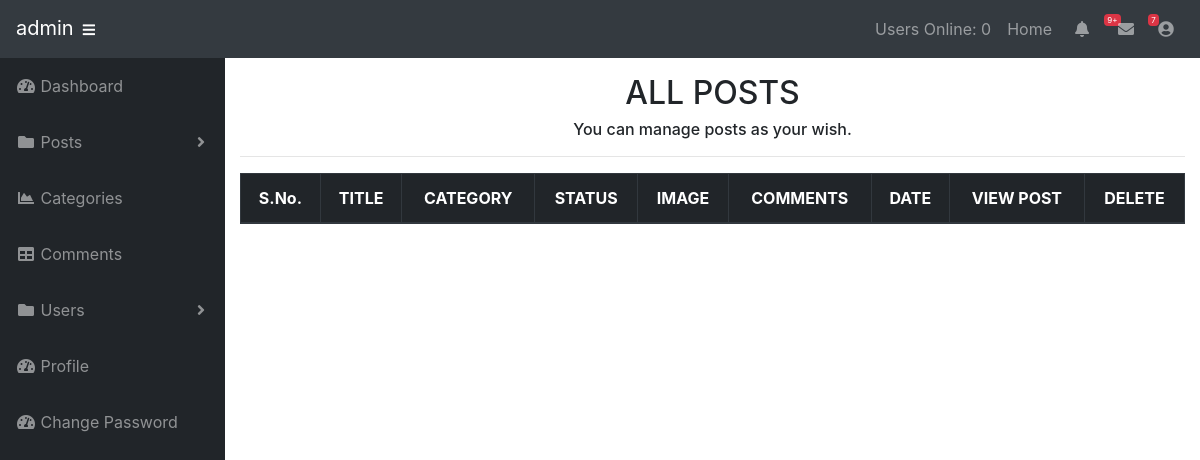
Page /admin/posts.php (signed in) on the earlier database version.
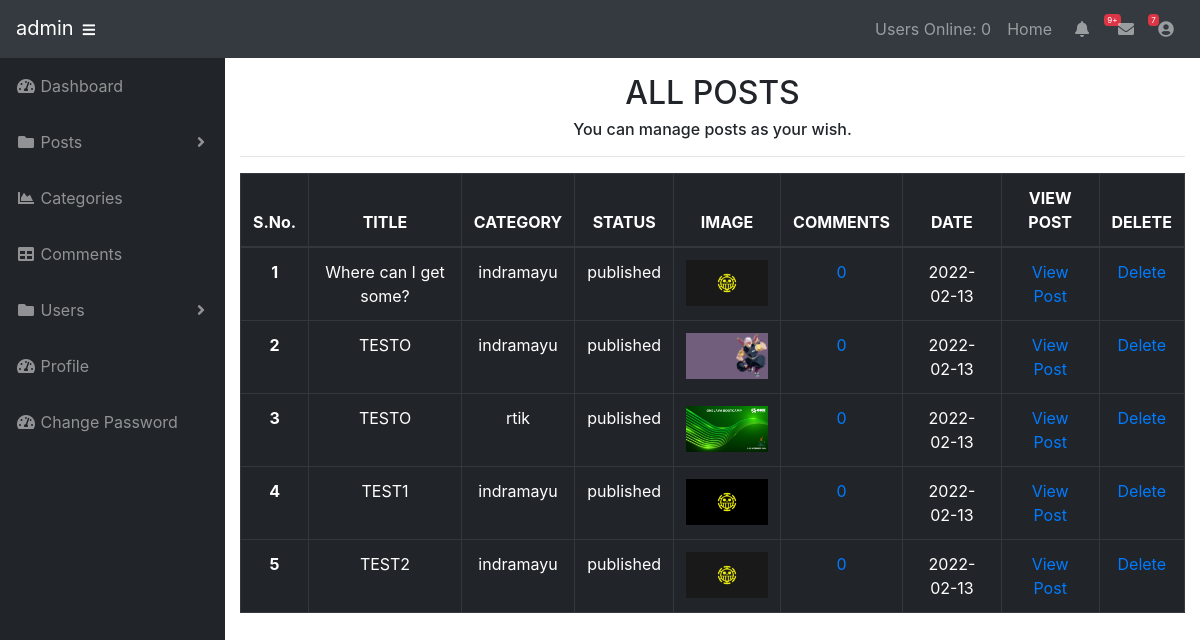
Same page on the later database version.
### tables this page shows
CREATE TABLE `posts` (
  `post_id` int(3) NOT NULL,
  `post_category_id` int(3) NOT NULL,
  `post_title` varchar(255) NOT NULL,
  `post_user` varchar(255) NOT NULL,
  `post_date` date NOT NULL,
  `post_image` text NOT NULL,
  `post_content` text NOT NULL,
  `post_tags` varchar(255) NOT NULL,
  `post_comment_count` int(11) NOT NULL,
  `post_status` varchar(255) NOT NULL DEFAULT 'draft',
  `post_views_count` int(11) NOT NULL
);

CREATE TABLE `categories` (
  `cat_id` int(3) NOT NULL,
  `cat_title` varchar(255) NOT NULL,
  `cat_creator` varchar(20) NOT NULL,
  `cat_user` varchar(2000) NOT NULL
);

### admin/functions.php (called while the page is built, shortened)
<?php
function imagePlaceholder($image=''){
    if(!$image){
        return 'nopost.jpg';
    }
    else{
        return $image;
    }
}
function users_online() {
    global $connection;
    $session = session_id();
    $time = time();
    $time_out_in_seconds = 60;
    $time_out = $time - $time_out_in_seconds;
    $query = "SELECT * FROM users_online WHERE session = '$session'";
    $send_query = mysqli_query($connection, $query);
    $count = mysqli_num_rows($send_query);
        if($count == NULL) {
        mysqli_query($connection, "INSERT INTO users_online(session, time) VALUES('$session','$time')");
        } else {
        mysqli_query($connection, "UPDATE users_online SET time = '$time' WHERE session = '$session'");
        }
    $users_online_query =  mysqli_query($connection, "SELECT * FROM users_online WHERE time > '$time_out'");
    return $count_user = mysqli_num_rows($users_online_query);
}
?>

### admin/includes/view_all_posts.php (the view, shortened to what this page needs)
<div class="text-center">
    <h2>ALL POSTS</h2>
    <h6>You can manage posts as your wish.</h6>
    <hr>
    <table class="table table-hover table-dark table-bordered">
        <thead>
            <tr>
              <th scope="col">S.No.</th>
              <th scope="col">TITLE</th>
              <th scope="col">CATEGORY</th>
              <th scope="col">STATUS</th>
              <th scope="col">IMAGE</th>
              <th scope="col">COMMENTS</th>
              <th scope="col">DATE</th>
              <th scope="col">VIEW POST</th>
              <th scope="col">DELETE</th>
            </tr>
        </thead>
        <tbody>
        <?php
            $serial=0;
            $query = "SELECT * FROM posts";
            $select_all_posts_query = mysqli_query($connection,$query);
            while($row = mysqli_fetch_assoc($select_all_posts_query)){
               $post_id = $row['post_id'];
               $post_title = $row['post_title'];
               $post_category_id = $row['post_category_id'];
               $post_status = $row['post_status'];
               $post_image = $row['post_image'];
               $post_date = $row['post_date'];
              echo "<tr>";
              $serial=$serial+1;
              echo "<th scope='row'>$serial</th>";
              echo "<td>$post_title</td>";
              $query = "SELECT * FROM categories WHERE cat_id = {$post_category_id}";
              $select_categories_id = mysqli_query($connection,$query);
              while($row = mysqli_fetch_assoc($select_categories_id)){
              $cat_title = $row['cat_title'];
              echo "<td>$cat_title</td>";
              }
              echo "<td>$post_status</td>";
              $image = imagePlaceholder($post_image);
              echo "<td><img width='100' class='img-fluid' src='../images/$image' alt='img'></td>";
              $query = "SELECT * FROM comments WHERE comment_post_id = {$post_id}";
              $send_comment_query = mysqli_query($connection,$query);
              $count_comment = mysqli_num_rows($send_comment_query);
              echo "<td><a href='post_comment.php?id={$post_id}'>$count_comment</a></td>";
              echo "<td>$post_date</td>";
              echo "<td><a href='../post.php?p_id={$post_id}'>View Post</a></td>";
              echo "<td><a onClick=\"javascript: return confirm('Are you sure you want to delete?'); \" href='posts.php?delete={$post_id}'>Delete</a></td>";
              echo "</tr>";
            }
        ?>
        </tbody>
    </table>
</div>

### admin/includes/header.php (shortened to what this page needs)
<?php include "../includes/db.php"; ?>
<?php include "functions.php"; ?>
<!DOCTYPE html>
<html lang="en">
  <head>
    <link rel="stylesheet" href="https://stackpath.bootstrapcdn.com/bootstrap/4.1.3/css/bootstrap.min.css">
    <link rel="stylesheet" href="https://use.fontawesome.com/releases/v5.4.1/css/all.css">
    <link href="css/sb-admin.css" rel="stylesheet">
  </head>
  <body>

### admin/includes/navigation.php (shortened to what this page needs)
<nav class="navbar navbar-expand-lg navbar-dark bg-dark static-top">
    <a class="navbar-brand mr-1" href="index.php">
      <?php
        echo $_SESSION['username'];
        echo '<button class="btn btn-link btn-sm text-white order-1 order-sm-0" id="sidebarToggle" href="#">
                <i class="fas fa-bars"></i>
              </button>';
      ?>
    </a>
    <div class="collapse navbar-collapse" id="navbarResponsive">
      <ul class="navbar-nav ml-auto">
          <li class="nav-item ">
            <a class="nav-link" href="">Users Online: <?php echo users_online(); ?>
            </a>
          </li>
          <li class="nav-item ">
            <a class="nav-link" href="../index.php">Home
            </a>
          </li>
          <li class="nav-item dropdown no-arrow mx-1">
            <a class="nav-link dropdown-toggle" href="#" id="alertsDropdown" role="button" data-toggle="dropdown" aria-haspopup="true" aria-expanded="false">
              <i class="fas fa-bell fa-fw"></i>
              <span class="badge badge-danger">9+</span>
            </a>
          </li>
          <li class="nav-item dropdown no-arrow mx-1">
            <a class="nav-link dropdown-toggle" href="#" id="messagesDropdown" role="button" data-toggle="dropdown" aria-haspopup="true" aria-expanded="false">
              <i class="fas fa-envelope fa-fw"></i>
              <span class="badge badge-danger">7</span>
            </a>
          </li>
          <li class="nav-item dropdown no-arrow">
            <a class="nav-link dropdown-toggle" href="#" id="userDropdown" role="button" data-toggle="dropdown" aria-haspopup="true" aria-expanded="false">
              <i class="fas fa-user-circle fa-fw"></i>
            </a>
          </li>
      </ul>
    </div>
</nav>

### admin/posts.php (shortened to what this page needs)
<?php include "includes/header.php" ?>
<?php include "includes/navigation.php" ?>
<div id="wrapper">
<?php include "includes/sidebar.php" ?>
<div id="content-wrapper">
    <div class="container-fluid">
        <?php
        if(isset($_GET['source'])){
          $source = $_GET['source'];
        }
        else{
          $source ='';
        }
        switch($source){
          default:
          include"includes/view_all_posts.php" ;
          break;
        }
        ?>
    </div>
</div>
</div>
<?php include "includes/footer.php" ?>

### admin/includes/sidebar.php (shortened to what this page needs)
<ul class="sidebar navbar-nav">
        <li class="nav-item">
          <a class="nav-link" href="index.php">
            <i class="fas fa-fw fa-tachometer-alt"></i>
            <span>Dashboard</span>
          </a>
        </li>
        <li class="nav-item dropdown">
          <a class="nav-link dropdown-toggle" href="#" id="postDropdown" role="button" data-toggle="dropdown" aria-haspopup="true" aria-expanded="false">
            <i class="fas fa-fw fa-folder"></i>
            <span>Posts</span>
          </a>
        </li>
        <li class="nav-item">
          <a class="nav-link" href="./category.php">
            <i class="fas fa-fw fa-chart-area"></i>
            <span>Categories</span></a>
        </li>
        <li class="nav-item">
          <a class="nav-link" href="./comments.php">
            <i class="fas fa-fw fa-table"></i>
            <span>Comments</span></a>
        </li>
        <li class="nav-item dropdown">
          <a class="nav-link dropdown-toggle" href="#" id="UsersDropdown" role="button" data-toggle="dropdown" aria-haspopup="true" aria-expanded="false">
            <i class="fas fa-fw fa-folder"></i>
            <span>Users</span>
          </a>
        </li>
        <li class="nav-item">
          <a class="nav-link" href="profile.php">
            <i class="fas fa-fw fa-tachometer-alt"></i>
            <span>Profile</span>
          </a>
        </li>
        <li class="nav-item">
          <a class="nav-link" href="password.php">
            <i class="fas fa-fw fa-tachometer-alt"></i>
            <span>Change Password</span>
          </a>
        </li>
      </ul>

### admin/includes/footer.php (shortened to what this page needs)
  </body>
</html>

### admin/css/sb-admin.css (style rules this page uses)
html { position: relative; min-height: 100%; }
body { height: 100%; }
#wrapper { display: -webkit-box; display: -ms-flexbox; display: flex; }
#wrapper #content-wrapper { overflow-x: hidden; width: 100%; padding-top: 1rem; padding-bottom: 80px; }
.navbar-nav .nav-item.dropdown .dropdown-toggle::after { width: 1rem; text-align: center; float: right; vertical-align: 0; border: 0; font-weight: 900; content: '\f105'; font-family: 'Font Awesome 5 Free'; }
.navbar-nav .nav-item.dropdown.no-arrow .dropdown-toggle::after { display: none; }
.navbar-nav .nav-item .nav-link .badge { position: absolute; margin-left: 0.75rem; top: 0.3rem; font-weight: 400; font-size: 0.5rem; }
.sidebar { width: 90px !important; background-color: #212529; min-height: calc(100vh - 56px); }
.sidebar .nav-item:last-child { margin-bottom: 1rem; }
.sidebar .nav-item .nav-link { text-align: center; padding: 0.75rem 1rem; width: 90px; }
.sidebar .nav-item .nav-link span { font-size: 0.65rem; display: block; }
.sidebar .nav-item.dropdown .dropdown-toggle::after { display: none; }
.sidebar .nav-item .nav-link { color: rgba(255, 255, 255, 0.5); }
@media (min-width: 768px) { .sidebar { width: 225px !important; } }
@media (min-width: 768px) { .sidebar .nav-item .nav-link { display: block; width: 100%; text-align: left; padding: 1rem; width: 225px; } }
@media (min-width: 768px) { .sidebar .nav-item .nav-link span { font-size: 1rem; display: inline; } }
@media (min-width: 768px) { .sidebar .nav-item.dropdown .dropdown-toggle::after { display: block; } }
:root { --input-padding-x: 0.75rem; --input-padding-y: 0.75rem; }

Differences in the rows shown:
added posts: post_title "Where can I get some?", post_status "published", post_image (picture), count_comment "0", post_date "2022-02-13"
added categories: cat_title "indramayu"
added posts: post_title "TESTO", post_status "published", post_image (picture), count_comment "0", post_date "2022-02-13"
added posts: post_title "TESTO", post_status "published", post_image (picture), count_comment "0", post_date "2022-02-13"
added categories: cat_title "rtik", shown under "TESTO"
added posts: post_title "TEST1", post_status "published", post_image (picture), count_comment "0", post_date "2022-02-13"
added posts: post_title "TEST2", post_status "published", post_image (picture), count_comment "0", post_date "2022-02-13"
